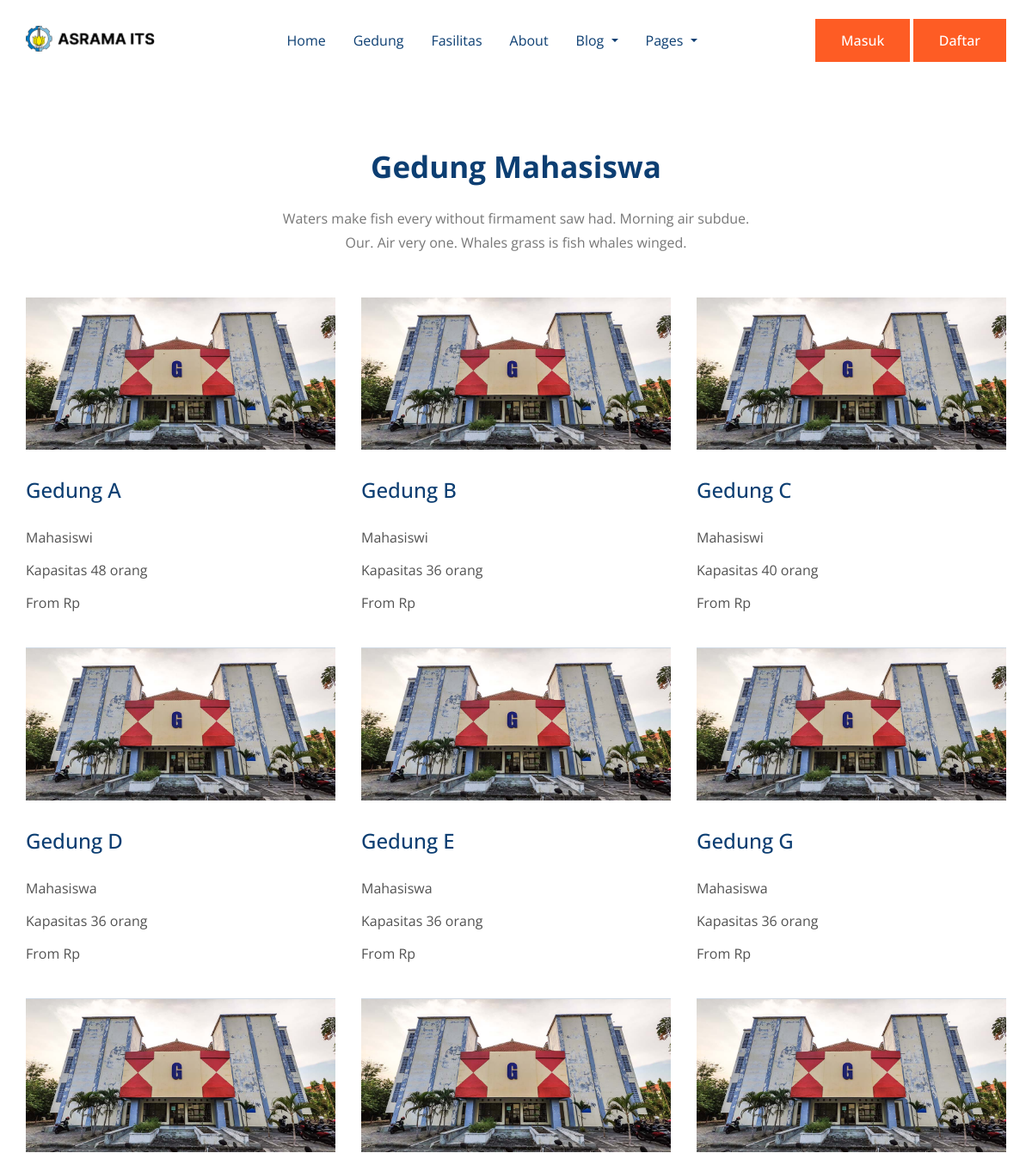
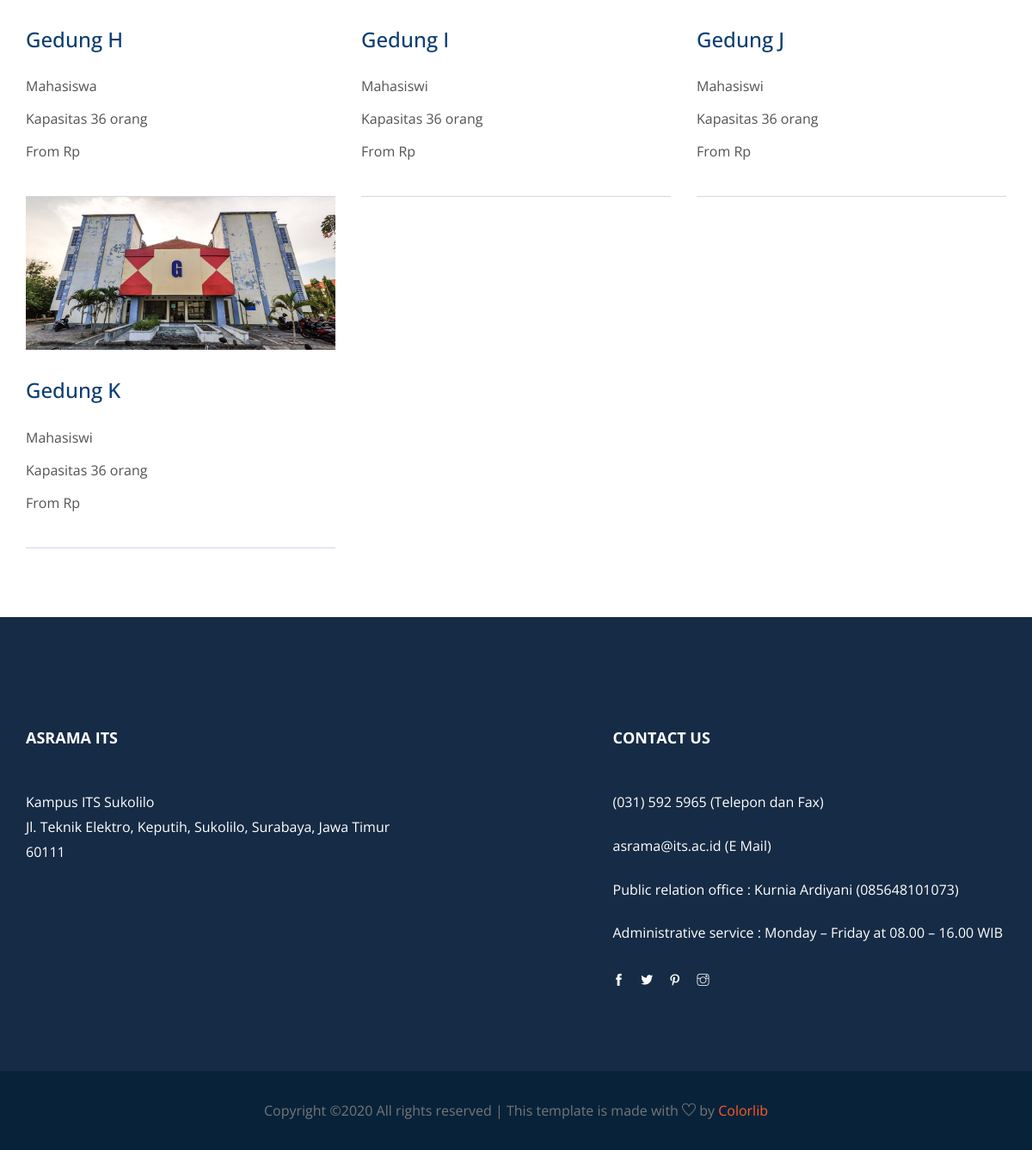
The app's page /gedung.php with its own data (2 pictures, top to bottom).
### tables this page shows
CREATE TABLE `gedung` (
  `id_gedung` int(4) AUTO_INCREMENT NOT NULL, 
  `nama` varchar(20) DEFAULT NULL,
  `penghuni` varchar(12) DEFAULT NULL,
  `lantai` int(2) DEFAULT NULL,
  `kapasitas` int(3) NOT NULL,
  `fasilitas` int(2) NOT NULL,
  PRIMARY KEY (`id_gedung`),
  CONSTRAINT `FK_gedung_fasilitas` FOREIGN KEY (`fasilitas`) REFERENCES `fasilitas` (`id_fasilitas`) ON DELETE CASCADE
);

### gedung.php (the view, shortened to what this page needs)
<?php
    include 'header.php';
    include 'navbar.php';
    $sql_gedung = "SELECT * FROM gedung";
    $rows_gedung = mysqli_query($conn, $sql_gedung);
?>
    <section class="hotel_list section_padding">
        <div class="container">
            <div class="row justify-content-center">
                <div class="col-xl-6">
                    <div class="section_tittle text-center">
                        <h2>Gedung Mahasiswa</h2>
                        <p>Waters make fish every without firmament saw had. Morning air subdue. Our. Air very one. Whales grass is fish whales winged.</p>
                    </div>
                </div>
            </div>
            <div class="row">
                <?php foreach ($rows_gedung as $row) : ?>
                <div class="col-lg-4 col-sm-6">
                    <div class="single_ihotel_list">
                        <img src="img/ind/gedung_asrama.jpg" alt="">
                        <div class="hotel_text_iner">
                            <?php $a=$row['id_gedung'];$b=$row['nama'];echo "<h3> <a href='gedung/gedung_a.php?id_gedung=$a'>Gedung $b</a></h3>" ?>
                            <p><?= $row['penghuni']?></p>
                            <p>Kapasitas <?= $row['kapasitas']?> orang</p>
                            <p>From <span>Rp <?= $row['harga_termurah']?></span></p>
                        </div>
                    </div>
                </div>
                <?php endforeach;?>
            </div>
        </div>
    </section>
<?php
    include 'footer.php';
?>

### header.php (shortened to what this page needs)
<!DOCTYPE html>
<html lang="en">
<head>
    <link rel="stylesheet" href="/pweb/css/bootstrap.min.css">
    <link rel="stylesheet" href="/pweb/css/animate.css">
    <link rel="stylesheet" href="/pweb/css/owl.carousel.min.css">
    <link rel="stylesheet" href="/pweb/css/themify-icons.css">
    <link rel="stylesheet" href="/pweb/css/flaticon.css">
    <link rel="stylesheet" href="/pweb/fontawesome/css/all.min.css">
    <link rel="stylesheet" href="/pweb/css/magnific-popup.css">
    <link rel="stylesheet" href="/pweb/css/gijgo.min.css">
    <link rel="stylesheet" href="/pweb/css/nice-select.css">
    <link rel="stylesheet" href="/pweb/css/slick.css">
    <link rel="stylesheet" href="/pweb/css/style.css">
</head>

### navbar.php (shortened to what this page needs)
<header class="main_menu">
    <div class="main_menu_iner">
        <div class="container">
            <div class="row align-items-center ">
                <div class="col-lg-12">
                    <nav class="navbar navbar-expand-lg navbar-light justify-content-between">
                        <a class="navbar-brand" href="/pweb/index.php"> <img src="/pweb/img/logo.png" alt="logo" style="max-width:150px"> </a>
                        <div class="collapse navbar-collapse main-menu-item justify-content-center"
                            id="navbarSupportedContent">
                            <ul class="navbar-nav">
                                <li class="nav-item">
                                    <a class="nav-link" href="/pweb/index.php">Home</a>
                                </li>
                                <li class="nav-item">
                                    <a class="nav-link" href="/pweb/gedung.php">Gedung</a>
                                </li>
                                <li class="nav-item">
                                    <a class="nav-link" href="/pweb/fasilitas.php">Fasilitas</a>
                                </li>
                                <li class="nav-item">
                                    <a class="nav-link" href="/pweb/about.html">About</a>
                                </li>
                                <li class="nav-item dropdown">
                                    <a class="nav-link dropdown-toggle" href="/pweb/blog.html" id="navbarDropdown"
                                        role="button" data-toggle="dropdown" aria-haspopup="true"
                                        aria-expanded="false">
                                        Blog
                                    </a>
                                </li>
                                <li class="nav-item dropdown">
                                    <a class="nav-link dropdown-toggle" href="/pweb/blog.html" id="navbarDropdown_1"
                                        role="button" data-toggle="dropdown" aria-haspopup="true"
                                        aria-expanded="false">
                                        pages
                                    </a>
                                </li>
                            </ul>
                        </div>
                        <div id="tombol_navbar_kanan" class="header-btn d-none f-right d-lg-block">
                            <?php if($_SESSION) : ?>
                                    <a href="profil.php"><?php echo $_SESSION['nrp']; ?></a>
                                    <a href="/pweb/logout.php" class="btn_1">Logout</a>
                            <?php else : ?>
                                    <a href="/pweb/login.php" class="btn_1">Masuk</a>
                                    <a href="/pweb/daftar.php" class="btn_1">Daftar</a>
                            <?php endif ; ?>
                        </div>
                    </nav>
                </div>
            </div>
        </div>
    </div>
</header>

### footer.php (shortened to what this page needs)
<footer class="footer-area">
    <div class="container">
        <div class="row justify-content-between">
            <div class="col-sm-6 col-md-5">
                <div class="single-footer-widget">
                    <h4>Asrama ITS</h4>
                    <p>Kampus ITS Sukolilo</p>
                    <p>Jl. Teknik Elektro, Keputih, Sukolilo, Surabaya, Jawa Timur 60111</p>
                </div>
            </div>
            <div class="col-sm-6 col-md-5">
                <div class="single-footer-widget footer_icon">
                    <h4>Contact Us</h4>
                    <p>(031) 592 5965 (Telepon dan Fax)</p>
                    <p>asrama@its.ac.id (E Mail)</p>
                    <p>Public relation office : Kurnia Ardiyani (085648101073)</p>
                    <p>Administrative service : Monday – Friday at 08.00 – 16.00 WIB</p>
                    <div class="social-icons">
                        <a href="#"><i class="ti-facebook"></i></a>
                        <a href="#"><i class="ti-twitter-alt"></i></a>
                        <a href="#"><i class="ti-pinterest"></i></a>
                        <a href="#"><i class="ti-instagram"></i></a>
                    </div>
                </div>
            </div>
        </div>
    </div>
    <div class="container-fluid">
        <div class="row justify-content-center">
            <div class="col-lg-12">
                <div class="copyright_part_text text-center">
                    <p class="footer-text m-0">
Copyright &copy;<script>document.write(new Date().getFullYear());</script> All rights reserved | This template is made with <i class="ti-heart" aria-hidden="true"></i> by <a href="https://colorlib.com" target="_blank">Colorlib</a>
</p>
                </div>
            </div>
        </div>
    </div>
</footer>
</body>
</html>

### records on screen
gedung: nama "A", penghuni "Mahasiswi", kapasitas "48"
gedung: nama "B", penghuni "Mahasiswi", kapasitas "36"
gedung: nama "C", penghuni "Mahasiswi", kapasitas "40"
gedung: nama "D", penghuni "Mahasiswa", kapasitas "36"
gedung: nama "E", penghuni "Mahasiswa", kapasitas "36"
gedung: nama "G", penghuni "Mahasiswa", kapasitas "36"
gedung: nama "H", penghuni "Mahasiswa", kapasitas "36"
gedung: nama "I", penghuni "Mahasiswi", kapasitas "36"
gedung: nama "J", penghuni "Mahasiswi", kapasitas "36"
gedung: nama "K", penghuni "Mahasiswi", kapasitas "36"
